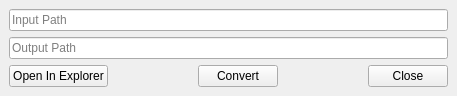
<?xml version="1.0" encoding="UTF-8"?>
<ui version="4.0">
 <class>MainWindow</class>
 <widget class="QMainWindow" name="MainWindow">
  <property name="geometry">
   <rect>
    <x>0</x>
    <y>0</y>
    <width>457</width>
    <height>95</height>
   </rect>
  </property>
  <property name="windowTitle">
   <string>MainWindow</string>
  </property>
  <widget class="QWidget" name="centralwidget">
   <layout class="QFormLayout" name="formLayout">
    <property name="fieldGrowthPolicy">
     <enum>QFormLayout::AllNonFixedFieldsGrow</enum>
    </property>
    <item row="0" column="0" colspan="2">
     <widget class="QLineEdit" name="pathInLineEdit">
      <property name="placeholderText">
       <string>Input Path</string>
      </property>
     </widget>
    </item>
    <item row="1" column="0" colspan="2">
     <widget class="QLineEdit" name="pathOutLineEdit">
      <property name="readOnly">
       <bool>true</bool>
      </property>
      <property name="placeholderText">
       <string>Output Path</string>
      </property>
     </widget>
    </item>
    <item row="2" column="0" colspan="2">
     <layout class="QHBoxLayout" name="buttonLayout">
      <item>
       <widget class="QPushButton" name="explorerButton">
        <property name="text">
         <string>Open In Explorer</string>
        </property>
       </widget>
      </item>
      <item>
       <spacer name="horizontalSpacer">
        <property name="orientation">
         <enum>Qt::Horizontal</enum>
        </property>
        <property name="sizeHint" stdset="0">
         <size>
          <width>40</width>
          <height>20</height>
         </size>
        </property>
       </spacer>
      </item>
      <item>
       <widget class="QPushButton" name="convertButton">
        <property name="text">
         <string>Convert</string>
        </property>
       </widget>
      </item>
      <item>
       <spacer name="horizontalSpacer_2">
        <property name="orientation">
         <enum>Qt::Horizontal</enum>
        </property>
        <property name="sizeHint" stdset="0">
         <size>
          <width>40</width>
          <height>20</height>
         </size>
        </property>
       </spacer>
      </item>
      <item>
       <widget class="QPushButton" name="closeButton">
        <property name="text">
         <string>Close</string>
        </property>
       </widget>
      </item>
     </layout>
    </item>
   </layout>
  </widget>
 </widget>
 <resources/>
 <connections/>
</ui>
